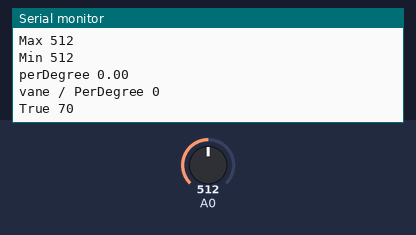
A sketch run on a simulated Arduino Uno, built with avr-gcc and run on an emulated ATmega328P. Shown: the last lines printed to the serial monitor. The inputs (shaded band) are chosen by the test bench; at power-on: A0 = 512.

Above: at 1.2 s.
1.3 s: A0 set to 350
At 1.69 s:
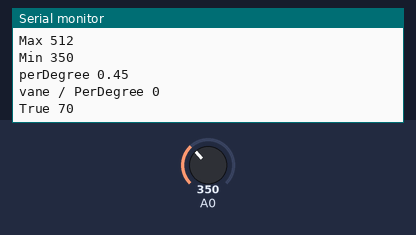
2.8 s: A0 set to 370
At 3.21 s:
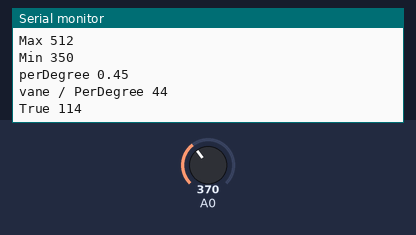
Timing chart, 0 to 5.8 s (numbered marks = the images above; inputs shaded):
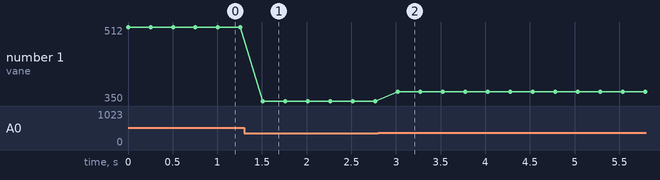

The sketch:

VaneCalibrate.ino
```cpp
int vane, aMax=0, aMin=2000, vTrue, vAbs, vOffset;
float perDegree;

void setup() {
   Serial.begin(115200);     // baud rate
}

void loop() {
 vane = analogRead(A0);   // reads the actual value from the Analog
 if (vane < aMin) {aMin=vane;}  // Calc the actual analog max /min
 if (vane > aMax) {aMax=vane;}
 perDegree = (aMax-aMin)/360.0;   // Scales the max / min to degrees
 Serial.print( "vane " );
 Serial.println( vane );
 Serial.print( "Max " );
 Serial.println( aMax );
 Serial.print( "Min " );
 Serial.println( aMin );
 vane -= aMin;       // delete the offset value of the VR
 vAbs = vane/perDegree;  // how many degrees are we rotates
 Serial.print( "perDegree " );
 Serial.println( perDegree );
 Serial.print( "vane / PerDegree " );
 Serial.println( vAbs );
 vOffset = 70;            // this is actually a combination of the "zeropoint" on the VR and its actual compass orientation
 vTrue = vAbs + vOffset;  // Calculate the offset and figure out the true compass
 if (vTrue > 360 ) {vTrue -= 360;}
 Serial.print( "True " );
 Serial.println( vTrue );
 delay( 250 );

}
```

Measured:
- after the input at 1.3 s, the serial monitor: prints a new line after 0.21 s (image 1)
- after the input at 2.8 s, the serial monitor: prints a new line after 0.22 s (image 2)
- plotted number 1: 512 → 350 after the input at 1.3 s, 350 → 370 after the input at 2.8 s
